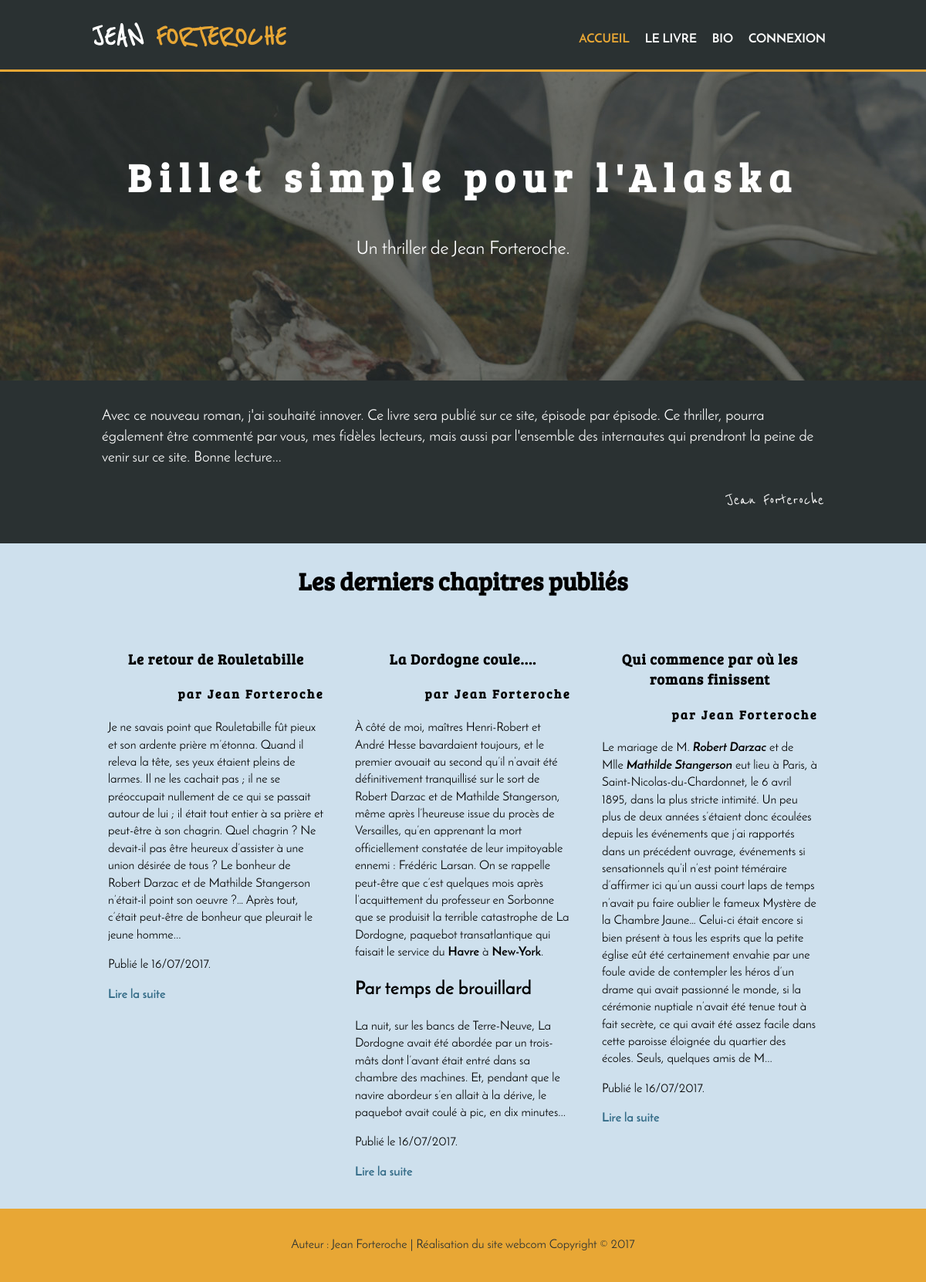
The page / on the database its author committed.
### tables this page shows
CREATE TABLE IF NOT EXISTS `chapters` (
  `id` int(11) NOT NULL AUTO_INCREMENT,
  `title` varchar(255) NOT NULL,
  `content` longtext NOT NULL,
  `id_user` int(11) NOT NULL,
  `id_state` int(11) NOT NULL,
  `date_last_modif` datetime NOT NULL,
  PRIMARY KEY (`id`),
  KEY `ChaptersStates_idx` (`id_state`),
  KEY `ChaptersUsers_idx` (`id_user`)
);

### Controllers/ControllerAccueil.php (called while the page is built, shortened)
<?php
require_once 'App/Controller.php';
require_once 'Models/Chapitre.php';
class ControllerAccueil extends Controller {
    private $chapter;
    public function __construct() {
        $this->chapter = new Chapitre();
    }
    public function index() {
        $lastChapters = $this->chapter->getLastPublishedChapters();
        $this->generateView(array('lastChapters' => $lastChapters));
    }
}

### App/Router.php (called while the page is built, shortened)
<?php
require_once 'Request.php';
require_once 'View.php';
class Router {
    public function RouterRequest() {
        try {
            if (isset($_GET['params']) && $_GET['params'] != '') {
                $params = array();
                $params = $this->parseParameters($_GET['params']);
                $request = new Request(array_merge($_GET, $params));
            } else {
                $request = new Request(array_merge($_GET, $_POST));
            }
            $controller = $this->createController($request);
            $action = $this->createAction($request);
            $controller->doAction($action);
        } catch (Exception $ex) {
            $this->showError($ex);
        }
    }
    private function createController(Request $request) {
        $controller = "Accueil";
        $controllerClass = "Controller" . $controller;
        $controllerFile = "Controllers/" . $controllerClass . ".php";
        if (file_exists($controllerFile)) {
            $controller = new $controllerClass();
            $controller->setRequest($request);
            return $controller;
        } else {
            throw new Exception("Fichier '$controllerFile' introuvable");
        }
    }
    private function createAction(Request $request) {
        $action = "index";
        return $action;
    }
}

### index.php (called while the page is built)
<?php
require 'App/Router.php';
$router = new Router();
$router->RouterRequest();

### App/Model.php (called while the page is built, shortened)
<?php
require_once 'Configuration.php';
abstract class Model {
    private static $db;
    private function getDB() {
        if (self::$db === null) {
            $dsn = Configuration::getSetting("dsn");
            $login = Configuration::getSetting("login");
            $mdp = Configuration::getSetting("mdp");
            try {
                self::$db = new PDO($dsn, $login, $mdp, array(PDO::ATTR_ERRMODE => PDO::ERRMODE_EXCEPTION));
            } catch (PDOException $ex) {
                self::close();
                throw new Exception($ex);
            }
        }
        return self::$db;
    }
    protected function getAll($query, $params = null) {
        $result = null;
        try {
            $handler = self::getDB();
            $statement = $handler->prepare($query);
            if (isset($params[0]['name']) && $params[0]['name'] != '') {
                foreach ($params as $param) {
                    $statement->bindParam($param['name'], $param['value'], $param['type']);
                }
                $statement->execute();
            } else {
                $statement->execute($params);
            }
            $result = $statement->fetchAll(PDO::FETCH_ASSOC);
        } catch (PDOException $ex) {
            throw new Exception($ex);
        }
        return $result;
    }
}

### Models/Chapitre.php (called while the page is built, shortened)
<?php
require_once 'App/Model.php';
class Chapitre extends Model {
    private $id;
    private $title;
    private $content;
    private $user_name;
    private $date_last_modif;
    public function getId() {
        return $this->id;
    }
    public function getTitle() {
        return $this->title;
    }
    public function getContent() {
        return $this->content;
    }
    public function getUserName() {
        return $this->user_name;
    }
    public function getDateLastModif() {
        $timeZone = "Europe/Paris";
        $date = date_create($this->date_last_modif);
        return date_format($date, 'd/m/Y');
    }
    public function getLastPublishedChapters() {
        $sql = "SELECT chapters.id, title, CONCAT(SUBSTRING_INDEX(content, '.',4),'...') as content, "
                . " chapters.id_user as id_user, CONCAT(name, ' ', surname) as user_name, id_state, date_last_modif FROM chapters "
                . "INNER JOIN users ON chapters.id_user = users.id INNER JOIN states ON chapters.id_state=states.id "
                . "WHERE id_state = 2 ORDER BY id DESC LIMIT 3 ";
        $rows = $this->getAll($sql);
        if (!empty($rows)) {
            $chapters = array();
            foreach ($rows as $row) {
                $chapter = new Chapitre();
                $chapter->id = $row['id'];
                $chapter->title = $row['title'];
                $chapter->content = $row['content'];
                $chapter->id_user = $row['id_user'];
                $chapter->user_name = $row['user_name'];
                $chapter->id_state = $row['id_state'];
                $chapter->date_last_modif = $row['date_last_modif'];
                $chapters[] = $chapter;
            }
            return $chapters;
        } else {
            return null;
        }
    }
}

### App/Request.php (called while the page is built, shortened)
<?php
require_once 'Session.php';
class Request {
    private $session;
    public function __construct($parameters) {
        $this->session = new Session();
    }
    public function getSession() {
        return $this->session;
    }
}

### App/Session.php (called while the page is built, shortened)
<?php
class Session {
    public function parameterExists($name) {
        return (isset($_SESSION[$name]) && $_SESSION != "");
    }
}

### App/Configuration.php (called while the page is built)
<?php
class Configuration {
    private static $settings;
    public static function getSetting($name, $defaultValue = null) {
        if (isset(self::getSettings()[$name])) {
            $value = self::getSettings()[$name];
        } else {
            $value = $defaultValue;
        }
        return $value;
    }
    private static function getSettings() {
        if (self::$settings == null) {
            $pathFile = "Config/prod.ini";
            if (!file_exists($pathFile)) {
                $pathFile = "Config/dev.ini";
            }
            if (!file_exists($pathFile)) {
                throw new Exception("Aucun fichier de configuration");
            } else {
                self::$settings = parse_ini_file($pathFile);
            }
        }
        return self::$settings;
    }
}

### Views/Accueil/index.php (the view)
<?php $this->title = "JF - Accueil"; ?>
<section id="cover">
    <div class="container">
        <h1>Billet simple pour l'Alaska</h1>
        <p>Un thriller de Jean Forteroche.</p>
    </div>
</section>
<section id="intro">
    <div class="container">
        <p>Avec ce nouveau roman, j'ai souhaité innover. Ce livre sera publié sur ce site, épisode par épisode. Ce thriller, pourra également être commenté par vous, mes fidèles lecteurs, mais aussi par l'ensemble des internautes qui prendront la peine de venir sur ce site. Bonne lecture...</p>
        <p class="signature">Jean Forteroche</p>
    </div>
</section>
<section id="boxes">
    <?php if (isset($lastChapters)): ?>
        <h1>Les derniers chapitres publiés</h1>
        <div class="container">
            <?php foreach ($lastChapters as $chapter): ?>
                <div class="box">
                    <h3><?php echo $this->sanitizeHtml($chapter->getTitle()); ?></h3>
                    <h4>par <?php echo $this->sanitizeHtml($chapter->getUserName()); ?></h4>
                    <p>
                        <?php echo $chapter->getContent(); ?></p>
                    <p>Publié le <?php echo $chapter->getDateLastModif(); ?>.<p>
                    <p>
                        <a href="chapitre/index/<?php echo $this->sanitizeHtml($chapter->getId()); ?>">Lire la suite</a>
                    </p>
                </div>
            <?php endforeach; ?>
        </div>
    <?php else: ?>
        <h1>Aucun chapitre publié.</h1>
        <h3>Revenez bientôt pour découvrir le livre....</h3>
    <?php endif; ?>
</section>

### App/Menus.php (shortened to what this page needs)
<?php
class Menus {
    public static function createMainMenu($controller, $request) {
        $mainMenu = array(
            array(
                'name' => 'accueil',
                'link' => 'accueil',
                'title' => 'Page d\'accueil',
                'text' => 'Accueil',
                'admin' => false
            ),
            array(
                'name' => 'chapitre',
                'link' => 'chapitre',
                'title' => 'Découvrez mon livre',
                'text' => 'Le livre',
                'admin' => false
            ),
            array(
                'name' => 'bio',
                'link' => 'bio',
                'title' => 'Mes autres romans',
                'text' => 'Bio',
                'admin' => false
            ),
            array(
                'name' => 'admin',
                'link' => 'admin',
                'title' => 'Administration',
                'text' => 'Admin',
                'admin' => true
            ),
            array(
                'name' => 'connexion',
                'link' => 'connexion',
                'text' => 'Connexion',
                'admin' => false
            )
        );
        $main_menu = "";
        try {
            for ($row = 0; $row < count($mainMenu); $row++) {
                if (($mainMenu[$row]['name'] == 'connexion') && ($request->getSession()->parameterExists("idUser"))) {
                    $mainMenu[$row]['link'] = 'connexion/deconnecter';
                    $mainMenu[$row]['title'] = "Cliquez ici pour vous déconnecter";
                    $mainMenu[$row]['text'] = "Déconnexion";
                } elseif (($mainMenu[$row]['name'] == 'connexion')) {
                    $mainMenu[$row]['link'] = 'connexion';
                    $mainMenu[$row]['title'] = "Cliquez ici pour vous connecter";
                    $mainMenu[$row]['text'] = "Connexion";
                }
                if ($request->getSession()->parameterExists("idUser") == $mainMenu[$row]['admin']) {
                    $main_menu .= '<li';
                    if ($controller == $mainMenu[$row]['name']) {
                        $main_menu .= ' class="current"';
                    }
                    $main_menu .= '><a href="' . $mainMenu[$row]['link'] . '" title="' . $mainMenu[$row]['title'] . '">' . $mainMenu[$row]['text'] . '</a></li>' . PHP_EOL;
                } else if ($mainMenu[$row]['admin'] == false) {
                    $main_menu .= '<li';
                    if ($controller == $mainMenu[$row]['name']) {
                        $main_menu .= ' class="current"';
                    }
                    $main_menu .= '><a href="' . $mainMenu[$row]['link'] . '" title="' . $mainMenu[$row]['title'] . '">' . $mainMenu[$row]['text'] . '</a></li>' . PHP_EOL;
                }
            }
            return $main_menu;
        } catch (Exception $ex) {
            throw new Exception($ex);
        }
    }
}

### App/Controller.php (shortened to what this page needs)
<?php
require_once 'Request.php';
require_once 'View.php';
abstract class Controller {
    private $action;
    protected $request;
    public function setRequest(Request $request) {
        $this->request = $request;
    }
    public function doAction($action) {
        if (method_exists($this, $action)) {
            $this->action = $action;
            $this->{$this->action}();
        } else {
            $controllerClass = get_class($this);
            throw new Exception("Action '$action' non définie dans la classe $controllerClass");
        }
    }
    protected function generateView($viewData = array(), $action = null) {
        $viewAction = $this->action;
        $controllerClass = get_class($this);
        $controller = str_replace("Controller", "", $controllerClass);
        $view = new View($this->request, $viewAction, $controller);
        $view->generate($viewData);
    }
}

### Views/template.php (shortened to what this page needs)
<!DOCTYPE html>
<html lang="fr">
    <head>
        <link rel="stylesheet" href="../Contents/css/jfstyle.css" />
    </head>
    <body>
        <header>
            <div class="container">
                <div id="branding">
                    <a href="Accueil" title="Page d'accueil">
                        Jean <span class="highlight">Forteroche</span>
                    </a>
                </div>
                <nav>
                    <ul>
                        <?php echo $mainMenu; ?>
                    </ul>
                </nav>
            </div>
        </header>
        <div id="content">
            <?php echo $content_for_layout; ?>
        </div>
        <footer>
            <p>Auteur : Jean Forteroche | Réalisation du site webcom Copyright &copy; 2017</p>
        </footer>
    </body>
</html>

### App/View.php (shortened to what this page needs)
<?php
require_once 'Configuration.php';
require_once 'Menus.php';
class View {
    private $file;
    private $title;
    private $controller;
    private $request;
    public function __construct($request, $action, $controller = "") {
        $file = "Views/";
        if ($controller != "") {
            $file = $file . $controller . "/";
        }
        $this->file = $file . $action . ".php";
        $this->controller = strtolower($controller);
        $this->request = $request;
    }
    public function generate($data) {
        $content = $this->generateFile($this->file, $data);
        $webRoot = Configuration::getSetting("webRoot", "/");
        $mainMenu = Menus::createMainMenu($this->controller, $this->request);
        $view = $this->generateFile('Views/template.php', array('title' => $this->title, 'content_for_layout' => $content,
            'webRoot' => $webRoot, 'mainMenu' => $mainMenu));
        echo $view;
    }
    private function generateFile($file, $data) {
        if (file_exists($file)) {
            extract($data);
            require $file;
            return ob_get_clean();
        } else {
            throw new Exception("Fichier '$file' introuvable");
        }
    }
    private function sanitizeHtml($value) {
        return htmlspecialchars($value, ENT_QUOTES, 'UTF-8', false);
    }
}

### Contents/css/jfstyle.css (style rules this page uses)
body { font-family: JosefinSans, Arial, Helvetica, sans-serif; font-size: 16px; line-height: 1.4; padding: 0; margin: 0; background-color: #cee0ed; }
.container { width: 80%; margin: auto; overflow: hidden; }
ul { margin: 0; padding: 0; list-style: none; }
h1, h3, h4 { font-family: 'BreeSerif', 'Times New Roman', Times, serif; }
a { color: #336b87; text-decoration: none; font-size: 1em; font-weight: bold; }
header { background: #2a3132; color: #ffffff; padding-top: 20px; min-height: 70px; border-bottom: #e8a735 3px solid; }
header a { color: #ffffff; text-decoration: none; text-transform: uppercase; font-size: 1em; }
header li { float: left; display: inline; padding: 0 10px; }
header #branding { float: left; }
header #branding a { font-family: 'ReenieBeanie', cursive, sans-serif; font-size: 2.5em; margin: 0; }
header nav { float: right; margin-top: 20px; }
header .highlight, header .current a { color: #e8a735; }
header .current a { font-weight: bold; }
#cover { min-height: 400px; background: url('../img/alaska-cover-2144x1424.jpg') no-repeat 0 -700px; text-align: center; color: #ffffff; }
#cover h1 { margin-top: 100px; font-size: 3.2em; letter-spacing: .2em; }
#cover p { font-size: 1.5em; }
#intro { padding: 15px; color: #ffffff; background: #2a3132; }
#intro p { font-size: 1.2em; }
#intro .signature { text-align: right; font-family: 'ReenieBeanie', cursive, sans-serif; font-size: 1.5em; }
#boxes { margin-top: 20px; }
#boxes div.container { display: flex; flex-direction: row; justify-content: space-around; }
#boxes h1 { font-size: 2em; text-align: center; }
#boxes .box { width: 30%; padding: 20px; }
#boxes h3 { letter-spacing: 0.05em; text-align: center; }
#boxes h4 { text-align: right; }
#main-admin h3, h4 { letter-spacing: 0.15em; }
footer { padding: 20px; color: #2a3132; background-color: #e8a735; text-align: center; }

### rows shown on the page
chapters: title "Le retour de Rouletabille", UserName "Jean Forteroche", Content "Je ne savais point que Rouletabille fût pieux et son ardente prière m’étonna. Quand il releva la tête, ses yeux étaient pleins de larmes. Il ne les cachait pas ; il ne se préoccupait nullement de ce qui se passait autour de lui ; il était tout entier à sa prière et peut-être à son chagrin. Quel chagrin ? Ne devait-il pas être heureux d’assister à une union désirée de tous ? Le bonheur de Robert Darzac et de Mathilde Stangerson n’était-il point son oeuvre ?… Après tout, c’était peut-être de bonheur que pleurait le jeune homme...", date_last_modif "16/07/2017"
chapters: title "La Dordogne coule....", UserName "Jean Forteroche", Content "À côté de moi, maîtres Henri-Robert et André Hesse bavardaient toujours, et le premier avouait au second qu’il n’avait été définitivement tranquillisé sur le sort de Robert Darzac et de Mathilde Stangerson, même après l’heureuse issue du procès de Versailles, qu’en apprenant la mort officiellement constatée de leur impitoyable ennemi : Frédéric Larsan. On se rappelle peut-être que c’est quelques mois après l’acquittement du professeur en Sorbonne que se produisit la terrible catastrophe de La Dordogne, paquebot transatlantique qui faisait le service du Havre à New-York . Par temps de brouillard La nuit, sur les bancs de Terre-Neuve, La Dordogne avait été abordée par un trois-mâts dont…", date_last_modif "16/07/2017"
chapters: title "Qui commence par où les romans finissent", UserName "Jean Forteroche", Content "Le mariage de M. Robert Darzac et de Mlle Mathilde Stangerson eut lieu à Paris, à Saint-Nicolas-du-Chardonnet, le 6 avril 1895, dans la plus stricte intimité. Un peu plus de deux années s’étaient donc écoulées depuis les événements que j’ai rapportés dans un précédent ouvrage, événements si sensationnels qu’il n’est point téméraire d’affirmer ici qu’un aussi court laps de temps n’avait pu faire oublier le fameux Mystère de la Chambre Jaune… Celui-ci était encore si bien présent à tous les esprits que la petite église eût été certainement envahie par une foule avide de contempler les héros d’un drame qui avait passionné le monde, si la cérémonie nuptiale n’avait été tenue tout à fait…", date_last_modif "16/07/2017"

### other values the page prints
$mainMenu[$row]['text'] "ACCUEIL"
$mainMenu[$row]['text'] "LE LIVRE"
$mainMenu[$row]['text'] "BIO"
$mainMenu[$row]['text'] "CONNEXION"
